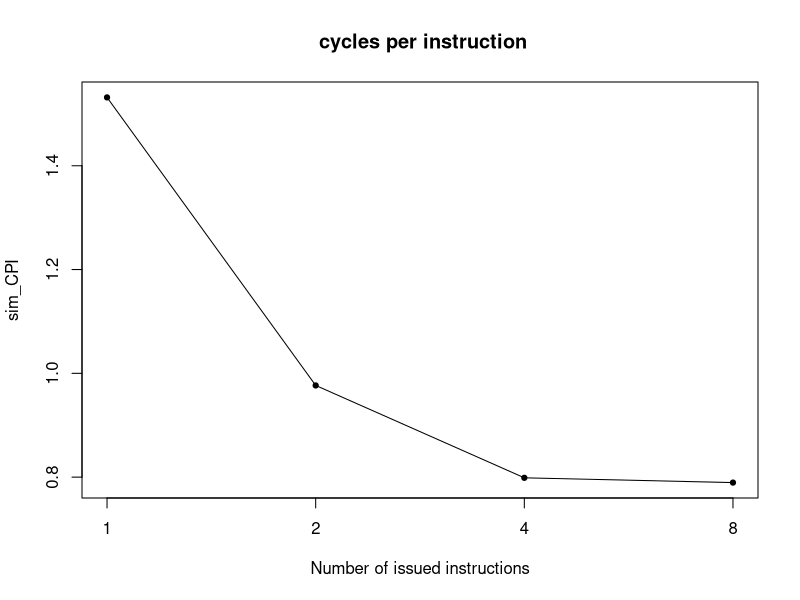
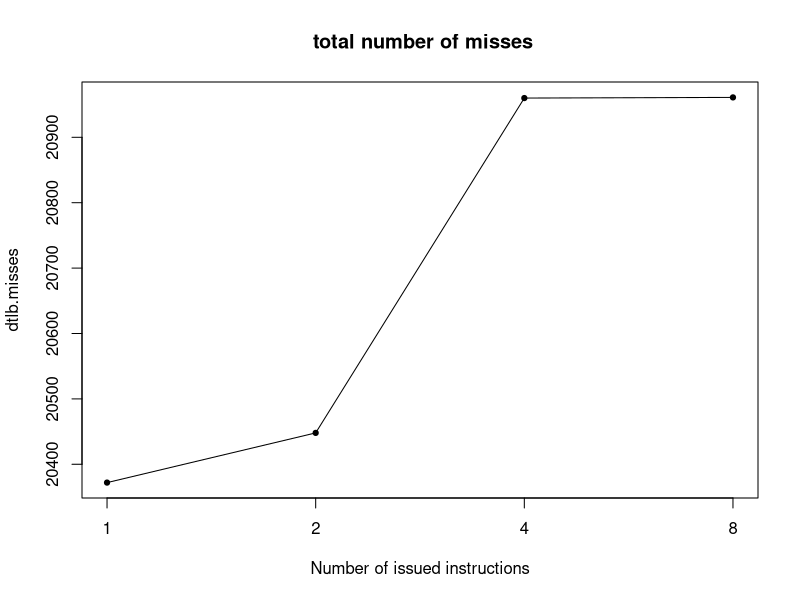
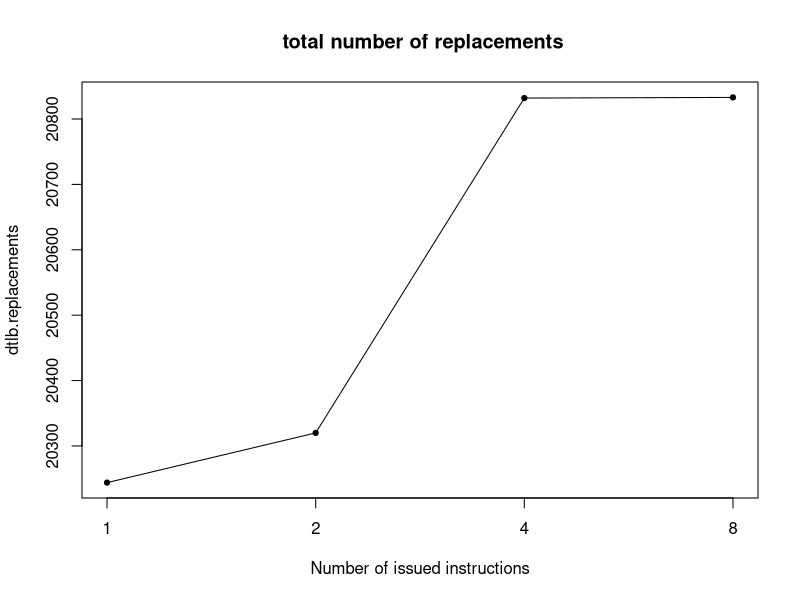
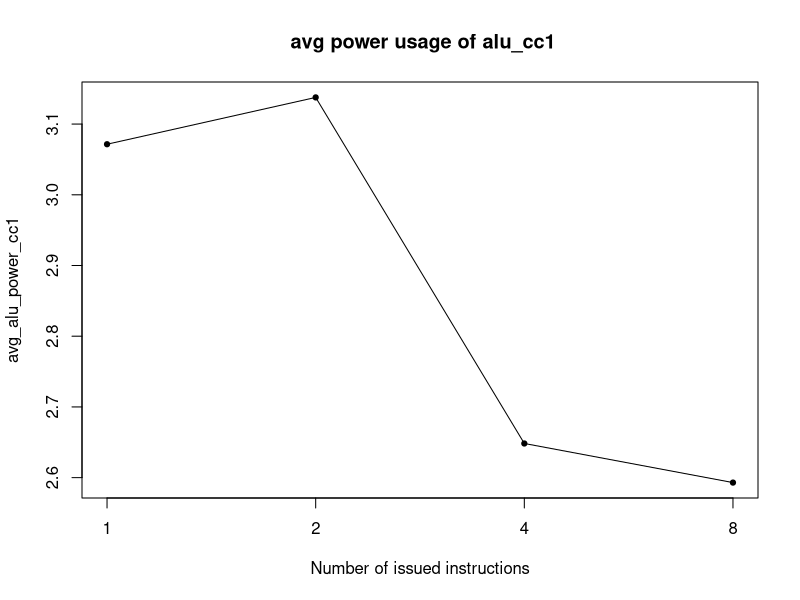
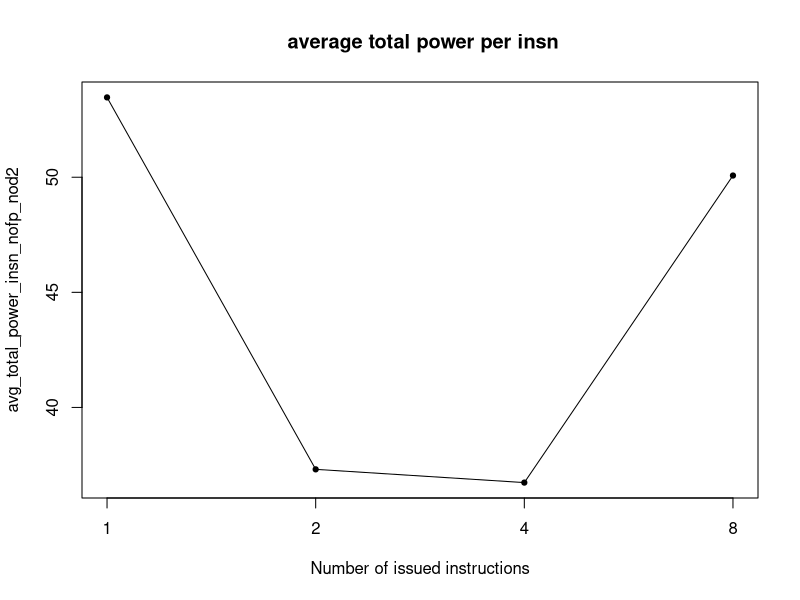
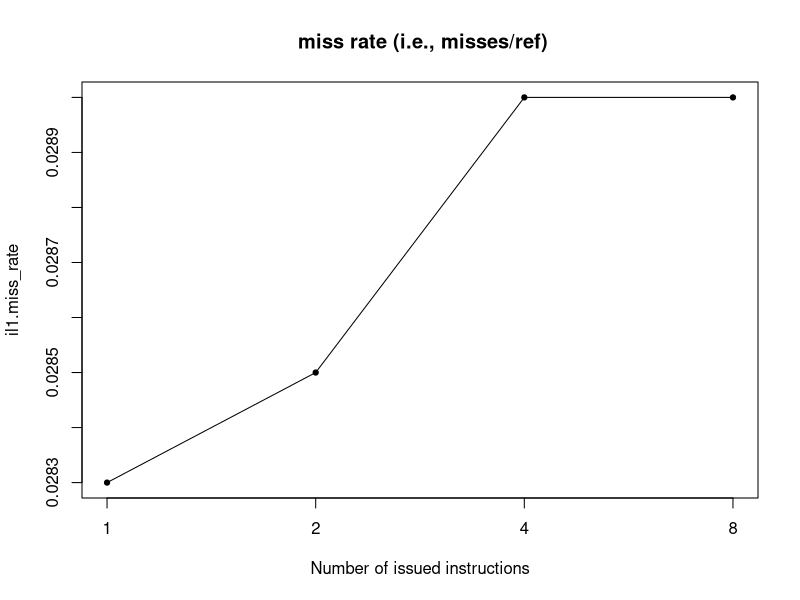
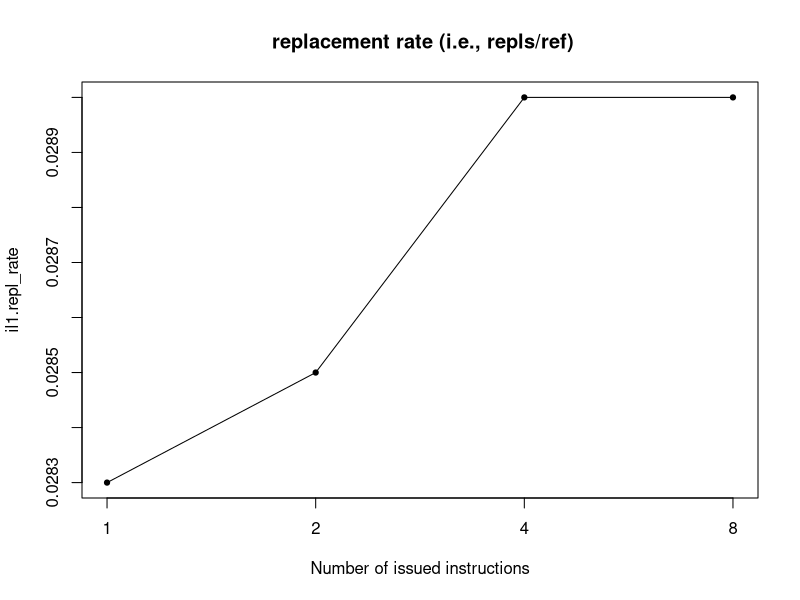
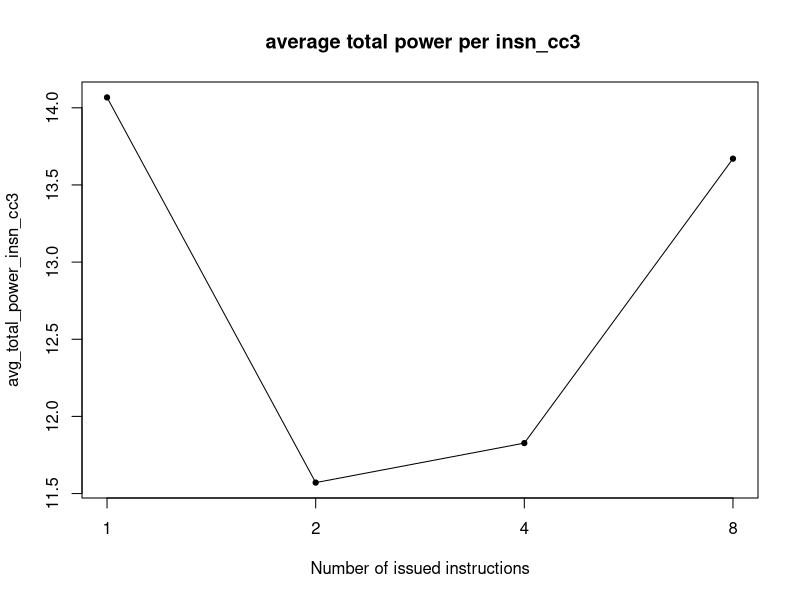

Reproduce these figures in R, in order.
start <- 219
top <- 20
xlab <- "Number of issued instructions"

data <- readLines("Results/results_I1.txt") 
data <- data[start:length(data) - 1]
n <- length(data)
empty <- rep(0, n)
results <- data.frame(metric = empty, C1 = empty)
for(i in 1:n){
  result <- strsplit(strsplit(data[i], "#")[[1]][1], "\\s+")[[1]]
  results[i,1] <- result[1]
  results[i,2] <- as.numeric(result[2])
}
data <- readLines("Results/results_I2.txt") 
data <- data[start:length(data) - 1]
results$C2 <- empty
for(i in 1:n){
  result <- strsplit(strsplit(data[i], "#")[[1]][1], "\\s+")[[1]]
  results[i,3] <- as.numeric(result[2])
}
data <- readLines("Results/results_I4.txt") 
data <- data[start:length(data) - 1]
results$C4 <- empty
for(i in 1:n){
  result <- strsplit(strsplit(data[i], "#")[[1]][1], "\\s+")[[1]]
  results[i,4] <- as.numeric(result[2])
}
data <- readLines("Results/results_I8.txt") 
data <- data[start:length(data) - 1]
results$C8 <- empty
results$desc <- empty
for(i in 1:n){
  result <- strsplit(strsplit(data[i], "#")[[1]][1], "\\s+")[[1]]
  results[i,5] <- as.numeric(result[2])
  results[i,6] <- strsplit(data[i], "#")[[1]][2]
}

plot(1:4,results[15,2:5],type='l',axes=F,ylab=results[15,1]
     ,main=results[15,6]
     ,xlab=xlab)
points(1:4,results[15,2:5],cex=0.7,pch=21,bg=1)
box()
axis(1,at=1:4,labels=c(1,2,4,8))
axis(2)

results$min <- apply(results[,2:5],1,min)
results$max <- apply(results[,2:5],1,max)
results$range <- results$max - results$min
results$sd <- apply(results[,2:5],1,sd)
results$index <- results$sd / results$range

results <- results[with(results,order(-index)),]
write.csv(results,'Results/metrics_I.csv',row.names = F)
results <- results[1:top,1:6]

for(i in 1:top){
  plot(1:4,results[i,2:5],type='l',axes=F,ylab=results[i,1]
       ,main=results[i,6]
       ,xlab=xlab)
  box()
  axis(1,at=1:4,labels=c(1,2,4,8))
  axis(2)
  points(1:4,results[i,2:5],cex=0.7,pch=21,bg=1)
}